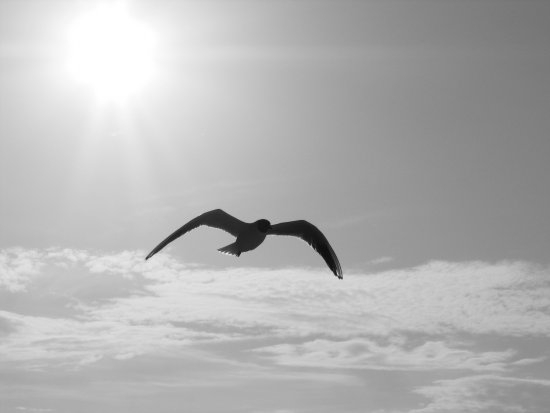
#> input picture lab5/ClassificationGS.jpg, 550 x 413 px, found by its file name
$ python bird.py
#> lines starting #> are read from the running program, lines starting #| are printed output that depends on the picture; long printed decimals are rounded
from PIL import Image
import numpy as np
img = Image.open(r'D:\Lab\Telecommunication Lab\lab5\ClassificationGS.jpg') # image extension *.png,*.jpg
#> img is the input picture: PIL image 550x413 L; min 9, max 255, mean 180.1
new_width  = 270
new_height = 480
img = img.resize((new_width, new_height))
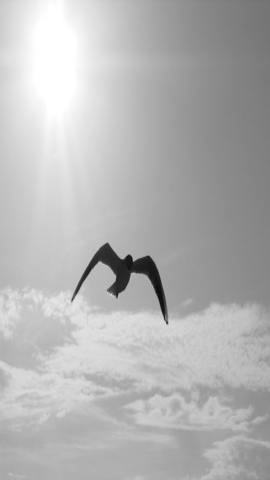
#> img: PIL image 270x480 L; min 13, max 255, mean 180.1
img.save(r'D:\Lab\Telecommunication Lab\lab5\ClassificationGSResult.jpg') # format may what u want ,*.png,*jpg,*.gif
from skimage.io import imread
#from skimage.color import rgb2gray
mountain_r = imread(r'D:\Lab\Telecommunication Lab\lab5\ClassificationGSResult.jpg')
#> mountain_r: shape (480, 270); min 2, max 255, mean 180.1
#Plot
import matplotlib.pyplot as plt
plt.figure(0)
plt.imshow(mountain_r,cmap="gray")
plt.title("Resized Image")
plt.show()
import cv2
img = cv2.imread(r'D:\Lab\Telecommunication Lab\lab5\ClassificationGSResult.jpg',0)
arr = np.array(img)
data = np.reshape(arr, (1,np.product(arr.shape)))[0]
def mean(numbers):
    return float(sum(numbers)) / max(len(numbers), 1)
meandata = mean(data)
#> meandata = 180.1
stddata = np.std(data)
#> stddata = 36.05
x= meandata+(4*stddata)
#> x = 324.3
c = np.arange(0, x, 1)
#> c = 325 values from 0 to 324
k = len(c)
#> k = 325
i = len(data)
#> i = 129600
plt.figure(1)
hist,bin = np.histogram(data,c)
#> hist = 324 values, max 3176 at index 255, min 0 at index 0, mean 400; bin = 325 values from 0 to 324
y = len(hist)
#> y = 324
w = np.arange(0, x-1, 1)
#> w = 324 values from 0 to 323
r = hist/i
#> r = 324 values, max 0.0245 at index 255, min 0 at index 0, mean 0.00309
plt.bar(w,r)
plt.xlabel('Grayscale Value')
plt.ylabel('Probability')
plt.title("Probability Distribution")
plt.show()
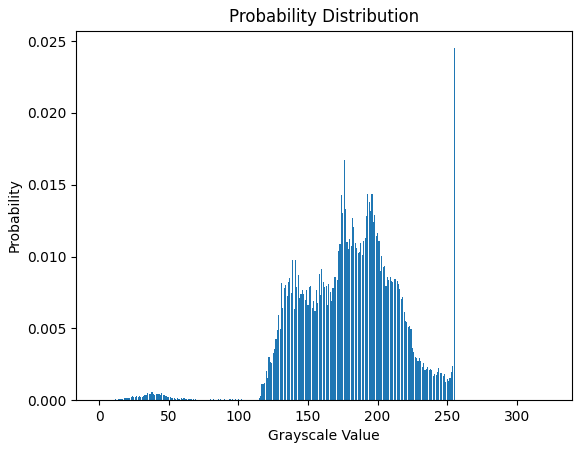
#> figure drawn by matplotlib, 1 panel; tallest bar 0.0245 high, from x = 254.6 to 255.4
plt.figure(2)
plt.hist(img.ravel(),256,[0,256])
plt.ylabel('Number of pixel')
plt.xlabel('Intensity Value')
plt.plot([20,20],[0,3000],'-k')
plt.plot([100,100],[0,3000],'-k')
plt.title("Histogram")
plt.show()
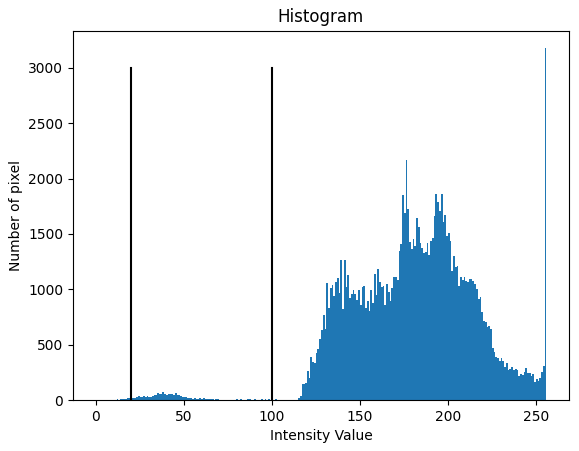
#> figure drawn by matplotlib, 1 panel; tallest bar 3176 high, from x = 255 to 256

img = cv2.imread(r'D:\Lab\Telecommunication Lab\lab5\ClassificationGSResult.jpg',0)
arr = np.array(img)
data = np.reshape(arr, (1,np.product(arr.shape)))[0]

m = len(data)
#> m = 129600
epsilon = 1.0e-4 # แก้ Epsilon
difference = epsilon
counter = 0
def mean(numbers):
    return float(sum(numbers)) / max(len(numbers), 1)
c = 3 # แก้ C

from numpy.random import seed
from numpy.random import rand

seed(1)

mu_est = 2*mean(data)*np.sort(rand(c,1))
#> mu_est = [150.2, 259.5, 0.0412]

sigma_est = np.ones(c)*np.std(data)
#> sigma_est = [36.05, 36.05, 36.05]

p_est = np.ones(c)/c

def gaussian_norm_density(x, mu, sig):
    return np.exp(-np.power(x - mu, 2.) / (2 * np.power(sig, 2.)))/(sig * np.sqrt(2 * np.pi))
d = max(data)
#> d = 255

xl = np.arange(0, d*3,0.1)
#> xl = 7650 values from 0 to 764.9


p1_est = p_est[0] * gaussian_norm_density(xl, mu_est[0], sigma_est[0]); # แก้ตาม C
#> p1_est = 7650 values, max 0.00369 at index 1502, min 2.63e-66 at index 7649, mean 0.000436
p2_est = p_est[1] * gaussian_norm_density(xl, mu_est[1], sigma_est[1]);
#> p2_est = 7650 values, max 0.00369 at index 2595, min 7.46e-46 at index 7649, mean 0.000436
p3_est = p_est[2] * gaussian_norm_density(xl, mu_est[2], sigma_est[2]);
#> p3_est = 7650 values, max 0.00369 at index 0, min 6.21e-101 at index 7649, mean 0.000218
plt.figure(3)
plt.plot(xl,p1_est+p2_est+p3_est, 'r--',linewidth=2.0) # แก้ตาม C
plt.plot(xl, p1_est, 'g-.', linewidth=2.0);
plt.plot(xl, p2_est, 'g-.', linewidth=2.0);
plt.plot(xl, p3_est, 'g-.', linewidth=2.0);
plt.xlabel('Grayscale Value')
plt.ylabel('Probability')
plt.title('Gaussian Weight Distribution')
plt.show()
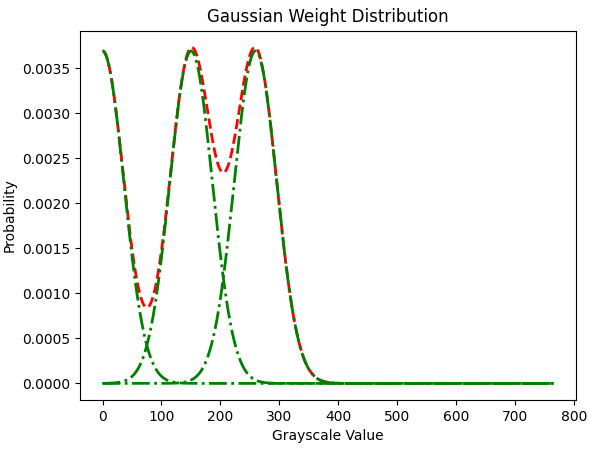
#> figure drawn by matplotlib, 1 panel; curve peaks at x = 151.4, y = 0.00373; curve peaks at x = 150.2, y = 0.00369; curve peaks at x = 259.5, y = 0.00369

clas = []
ok = []
while np.any(difference >= epsilon) and (counter < 25000):
    for j in range(0, c):

        clas.insert(j, p_est[j] * gaussian_norm_density(data, mu_est[j], sigma_est[j]))

    ok = clas[0] + clas[1] + clas[2] # แก้ตาม C

    for j in range(0, c):
        clas[j] = clas[j] / ok
    mu_est_old = mu_est
    sigma_est_old = sigma_est
    p_est_old = p_est
    mu_est = []
    sigma_est = []
    p_est = []
    for j in range(0, c):
        mu_est.insert(j, sum((clas[j]) * data) / sum(clas[j]))
        sigma_est.insert(j, np.sqrt(sum((clas[j]) * np.power((data - mu_est[j]), 2)) / sum(clas[j])))
        p_est.insert(j, mean(clas[j]))

    difference = sum(abs(np.subtract(mu_est_old,mu_est)))+sum(abs(np.subtract(sigma_est_old,sigma_est)))\
                 +sum(abs(np.subtract(p_est_old,p_est)))

    print(difference)

    counter = counter + 800
    print('counter =',counter)
#> this loop made 32 passes
#> (mu_est_old, sigma_est_old, difference) on pass 1: ([150.2, 259.5, 0.0412], [36.05, 36.05, 36.05], [320, 366.5, 410.2])
#| [319.990 366.510 410.193 ]
#> after the loop, clas = 96 items; counter = 25600
xl = np.arange(0, d, 0.1)
#> xl = 2550 values from 0 to 254.9

p1_est = p_est[0] * gaussian_norm_density(xl, mu_est[0], sigma_est[0]); # แก้ตาม C
#> p1_est = 2550 values, max 0.0102 at index 1690, min 2.08e-11 at index 0, mean 0.00267
p2_est = p_est[1] * gaussian_norm_density(xl, mu_est[1], sigma_est[1]);
#> p2_est = 2550 values, max 0.00494 at index 2107, min 6.66e-19 at index 0, mean 0.00115
p3_est = p_est[2] * gaussian_norm_density(xl, mu_est[2], sigma_est[2]);
#> p3_est = 2550 values, max 0.000411 at index 388, min 1.96e-70 at index 2549, mean 4.99e-05
plt.figure(4)
plt.plot(xl, p1_est + p2_est+p3_est, 'r--', linewidth=2.0) # แก้ตาม C
plt.plot(xl, p1_est, 'b-.', linewidth=2.0);
plt.plot(xl, p2_est, 'g-.', linewidth=2.0);
plt.plot(xl, p3_est, 'm-.', linewidth=2.0);
plt.plot([20,20],[0,0.012],'-k')
plt.plot([100,100],[0,0.012],'-k')
plt.xlabel('Grayscale Value')
plt.ylabel('Probability')
plt.legend(('Gaussian Mixture','W1','W2','W3'), loc = 'upper left')
plt.title('Gaussian Distribution')
plt.figure(5)
plt.imshow(arr,cmap='gray',vmin=20,vmax=100)
plt.title('Bird Cut')
plt.show()
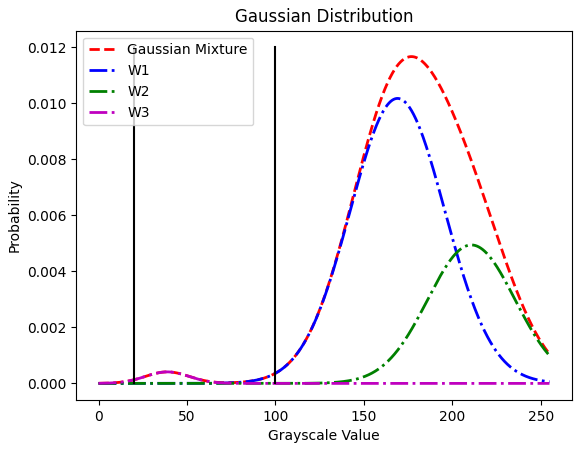
#> figure drawn by matplotlib, 1 panel; curve peaks at x = 176.9, y = 0.0117; curve peaks at x = 169, y = 0.0102; curve peaks at x = 210.7, y = 0.00494
#

$ run again, with lab5/CTScan.jpg copied over lab5/ClassificationGS.jpg
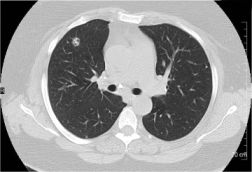
#> input picture lab5/CTScan.jpg, 252 x 172 px, found by its file name
#> img is the input picture: PIL image 252x172 RGB; min 0, max 255, mean 148.3
#> `img = img.resize((new_width, new_height))`:
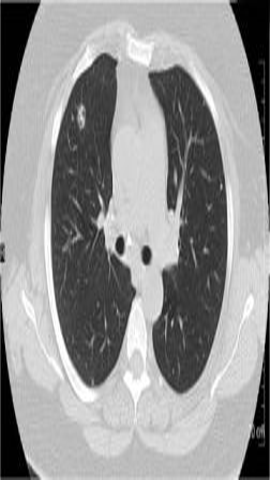
#> img: PIL image 270x480 RGB; min 0, max 255, mean 148.3
#> meandata = 148.3
#> stddata = 73.33
#> x = 441.6
#> i = 129600
#> hist = 441 values, max 4628 at index 187, min 0 at index 256, mean 293.9; bin = 442 values from 0 to 441
#> y = 441
#> r = 441 values, max 0.0357 at index 187, min 0 at index 256, mean 0.00227
#> m = 129600
#> mu_est = [123.7, 213.6, 0.0339]
#> sigma_est = [73.33, 73.33, 73.33]
#> d = 255
#> `p1_est = p_est[0] * gaussian_norm_density(xl, mu_est[0], sigma_est[0]);`: p1_est = 7650 values, max 0.00181 at index 1237, min 4.53e-20 at index 7649, mean 0.000416
#> `p2_est = p_est[1] * gaussian_norm_density(xl, mu_est[1], sigma_est[1]);`: p2_est = 7650 values, max 0.00181 at index 2136, min 9.7e-16 at index 7649, mean 0.000435
#> `p3_est = p_est[2] * gaussian_norm_density(xl, mu_est[2], sigma_est[2]);`: p3_est = 7650 values, max 0.00181 at index 0, min 4.33e-27 at index 7649, mean 0.000218
#> the loop `while np.any(difference >= epsilon) and (counter < 25000):` made 32 passes
#> (mu_est_old, sigma_est_old, difference) on pass 1: ([123.7, 213.6, 0.0339], [73.33, 73.33, 73.33], [303.6, 352.8, 352.4])
#> (printed output is left out)
#> after the loop `while np.any(difference >= epsilon) and (counter < 25000):`: clas = 96 items; counter = 25600
#> `xl = np.arange(0, d, 0.1)`: xl = 2550 values from 0 to 254.9
#> `p1_est = p_est[0] * gaussian_norm_density(xl, mu_est[0], sigma_est[0]);`: p1_est = 2550 values, max 0.00182 at index 2150, min 4.81e-19 at index 0, mean 0.000428
#> `p2_est = p_est[1] * gaussian_norm_density(xl, mu_est[1], sigma_est[1]);`: p2_est = 2550 values, max 0.0173 at index 1979, min 8.64e-62 at index 0, mean 0.00204
#> `p3_est = p_est[2] * gaussian_norm_density(xl, mu_est[2], sigma_est[2]);`: p3_est = 2550 values, max 0.00466 at index 564, min 7.47e-12 at index 2549, mean 0.00138
#> `plt.show()`:
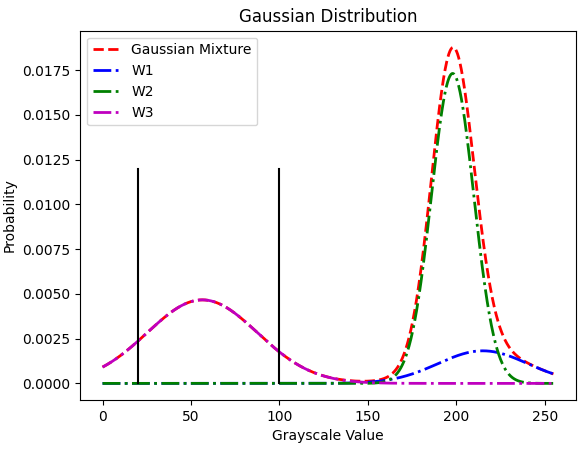
#> figure drawn by matplotlib, 1 panel; curve peaks at x = 198.2, y = 0.0188; curve peaks at x = 215, y = 0.00182; curve peaks at x = 197.9, y = 0.0173

$ run again, with lab5/MyFacePic.jpg copied over lab5/ClassificationGS.jpg
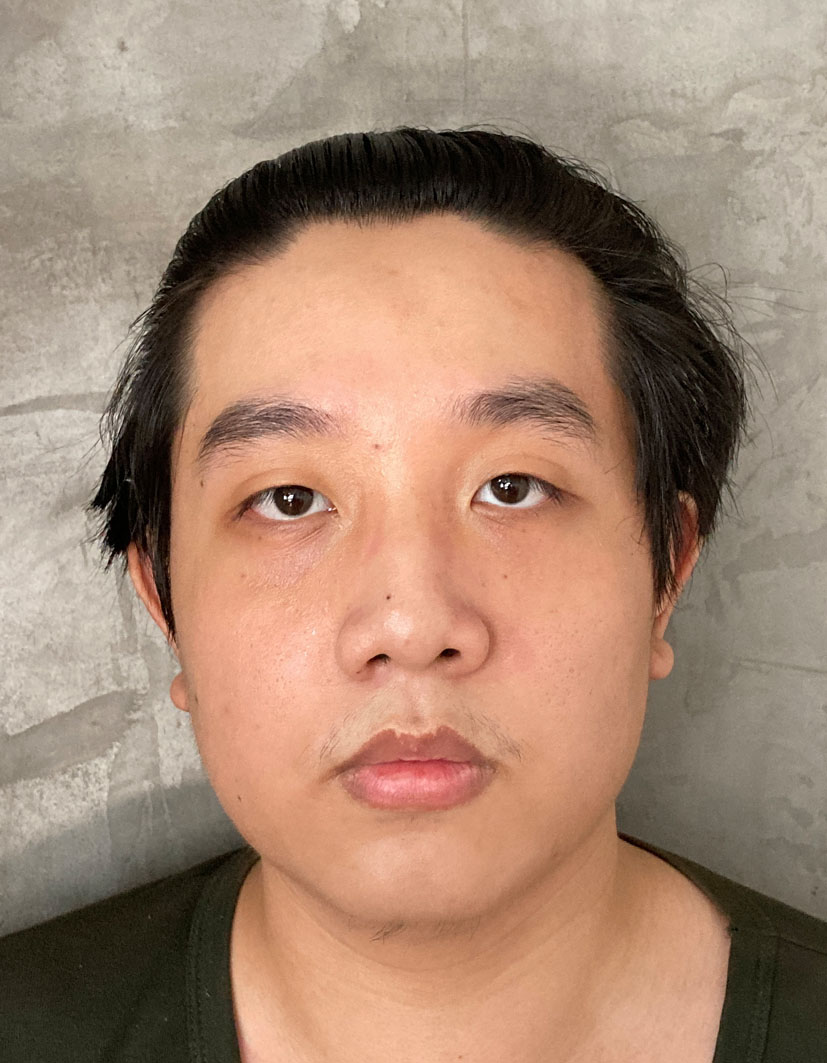
#> input picture lab5/MyFacePic.jpg, 827 x 1063 px, found by its file name
#> img is the input picture: PIL image 827x1063 RGB; mean R, G, B 164.2, 134, 113.8
#> `img = cv2.imread(r'D:\Lab\Telecommunication Lab\lab5\ClassificationGSR..`:
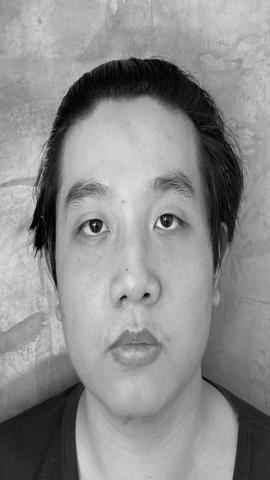
#> img: shape (480, 270); min 0, max 250, mean 140.8
#> meandata = 140.8
#> stddata = 55.04
#> x = 361
#> i = 129600
#> hist = 360 values, max 1797 at index 180, min 0 at index 230, mean 360; bin = 361 values from 0 to 360
#> y = 360
#> r = 360 values, max 0.0139 at index 180, min 0 at index 230, mean 0.00278
#> m = 129600
#> mu_est = [117.4, 202.9, 0.0322]
#> sigma_est = [55.04, 55.04, 55.04]
#> d = 250
#> `p1_est = p_est[0] * gaussian_norm_density(xl, mu_est[0], sigma_est[0]);`: p1_est = 7500 values, max 0.00242 at index 1174, min 5.11e-32 at index 7499, mean 0.000437
#> `p2_est = p_est[1] * gaussian_norm_density(xl, mu_est[1], sigma_est[1]);`: p2_est = 7500 values, max 0.00242 at index 2029, min 8.53e-25 at index 7499, mean 0.000444
#> `p3_est = p_est[2] * gaussian_norm_density(xl, mu_est[2], sigma_est[2]);`: p3_est = 7500 values, max 0.00242 at index 0, min 1.19e-43 at index 7499, mean 0.000222
#> the loop `while np.any(difference >= epsilon) and (counter < 25000):` made 32 passes
#> (mu_est_old, sigma_est_old, difference) on pass 1: ([117.4, 202.9, 0.0322], [55.04, 55.04, 55.04], [288.7, 318.9, 339.7])
#> (printed output is left out)
#> after the loop `while np.any(difference >= epsilon) and (counter < 25000):`: clas = 96 items; counter = 25600
#> `xl = np.arange(0, d, 0.1)`: xl = 2500 values from 0 to 249.9
#> `p1_est = p_est[0] * gaussian_norm_density(xl, mu_est[0], sigma_est[0]);`: p1_est = 2500 values, max 0.00365 at index 1356, min 2.2e-07 at index 0, mean 0.00112
#> `p2_est = p_est[1] * gaussian_norm_density(xl, mu_est[1], sigma_est[1]);`: p2_est = 2500 values, max 0.0125 at index 1745, min 1.92e-23 at index 0, mean 0.00224
#> `p3_est = p_est[2] * gaussian_norm_density(xl, mu_est[2], sigma_est[2]);`: p3_est = 2500 values, max 0.00461 at index 311, min 4.74e-58 at index 2499, mean 0.000628
#> `plt.show()`:
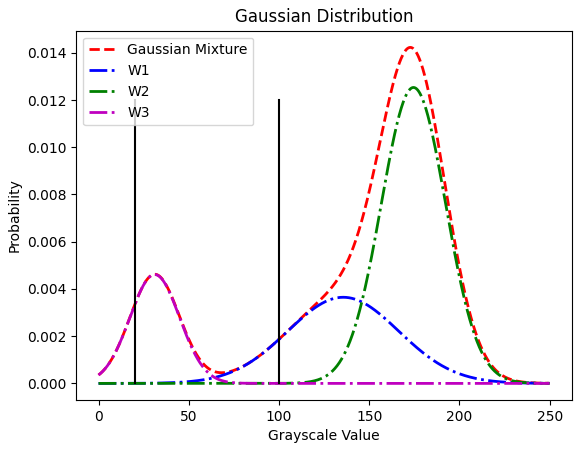
#> figure drawn by matplotlib, 1 panel; curve peaks at x = 172.8, y = 0.0142; curve peaks at x = 135.6, y = 0.00365; curve peaks at x = 174.5, y = 0.0125
